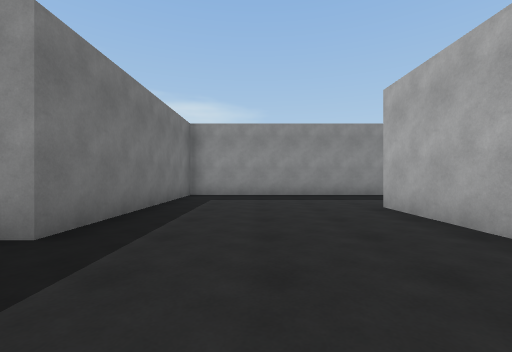
[1] (above)

21 first-person views from a walk through a scene from a Unity 3-D project. The camera is 1.2 m above the floor, looks level and sees 90° across. The floor is counted in squares, 2 m on a side. Each view is taken from the middle of a square. On the plan, view 1 faces up. The plan holds only what a view shows up to about 9 squares ahead; the rest is blank. The place goes on beyond the plan. The player character is not drawn.

[2]
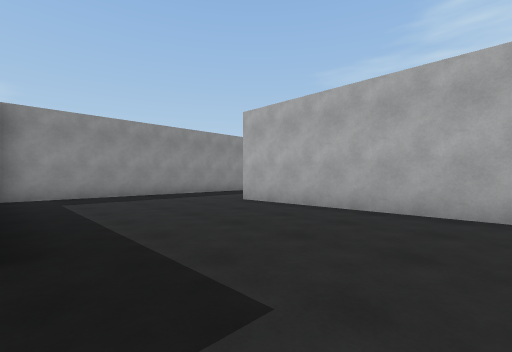

[3]
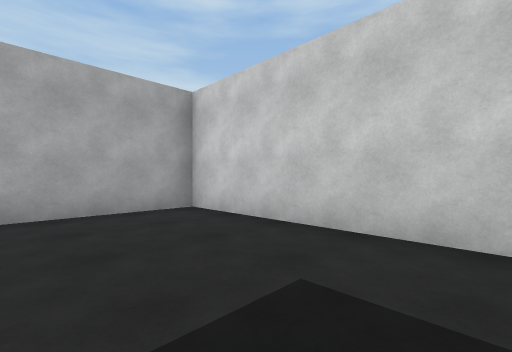

[4]
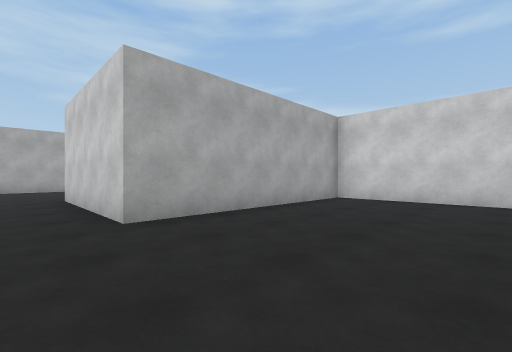

[5]
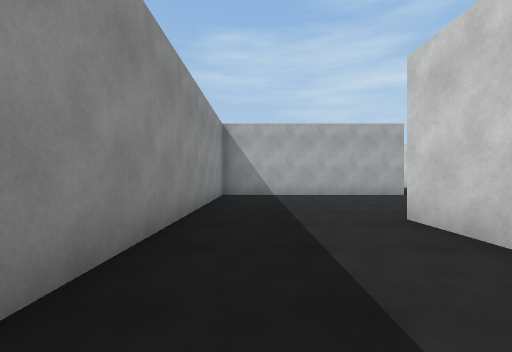

[6]
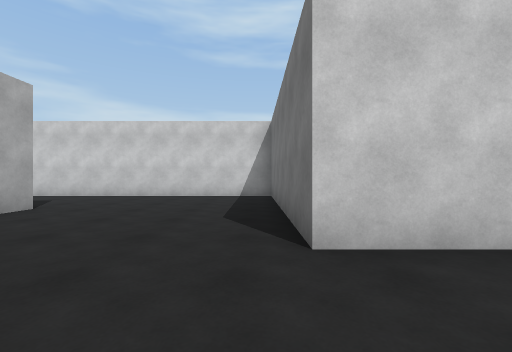

[7]
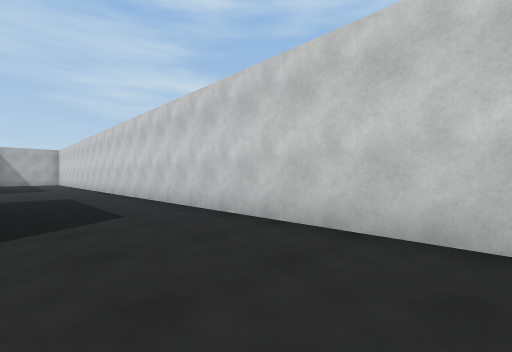

[8]
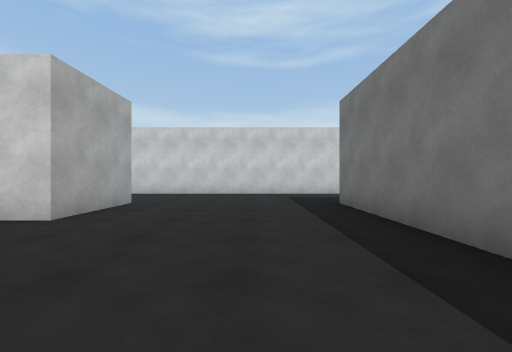

[9]
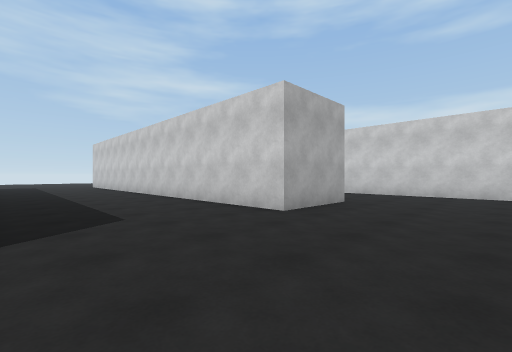

[10]
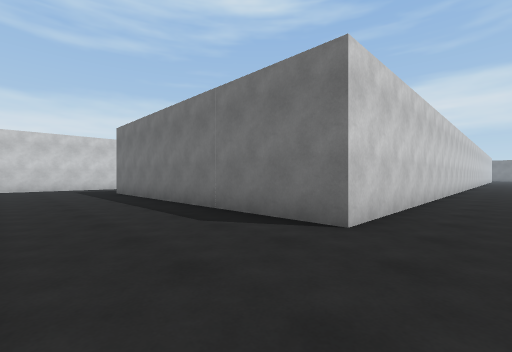

[11]
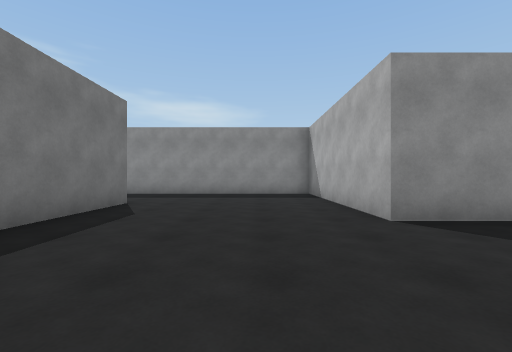

[12]
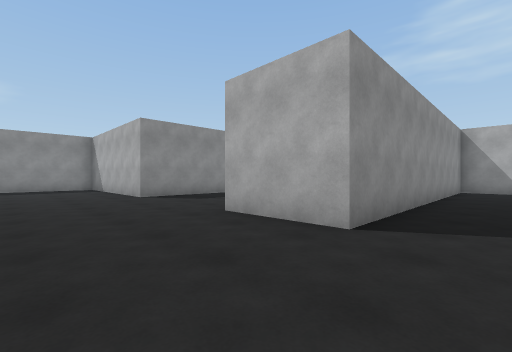

[13]
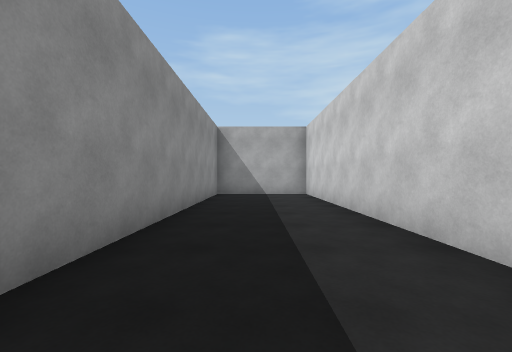

[14]
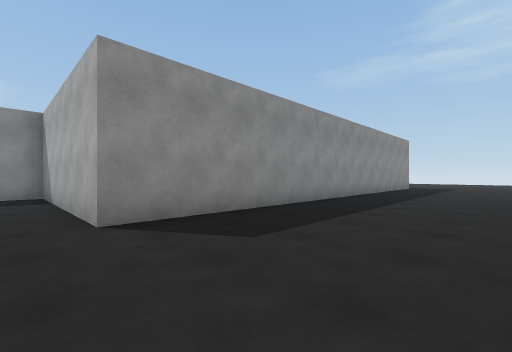

[15]
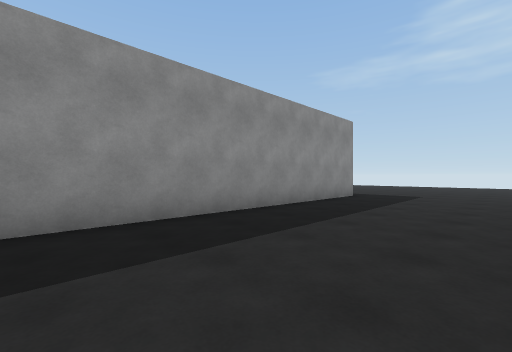

[16]
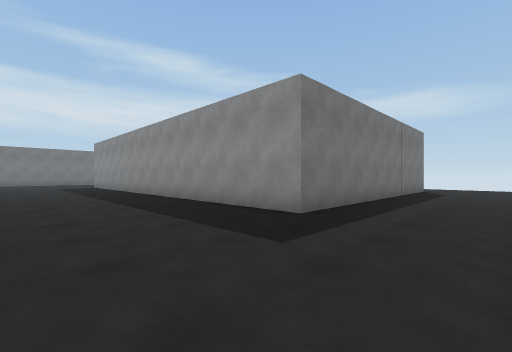

[17]
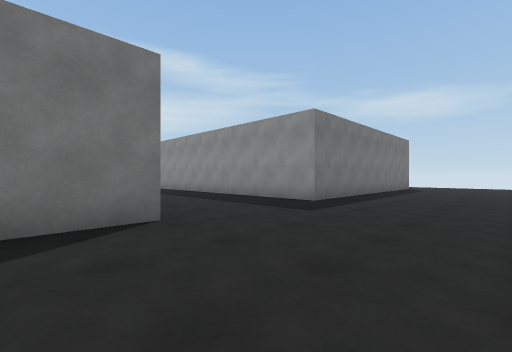

[18]
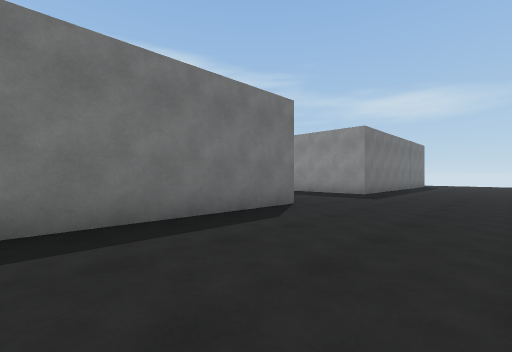

[19]
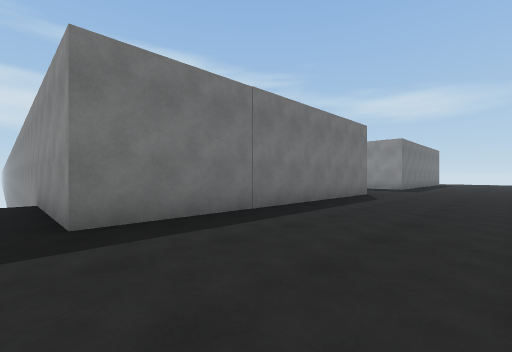

[20]
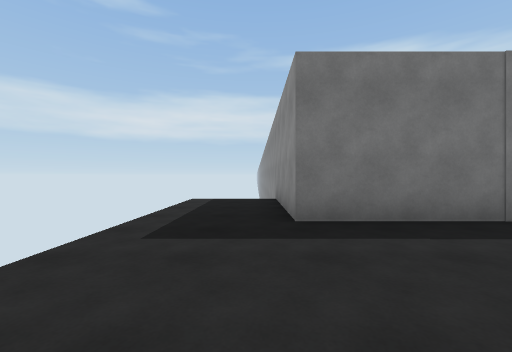

[21]
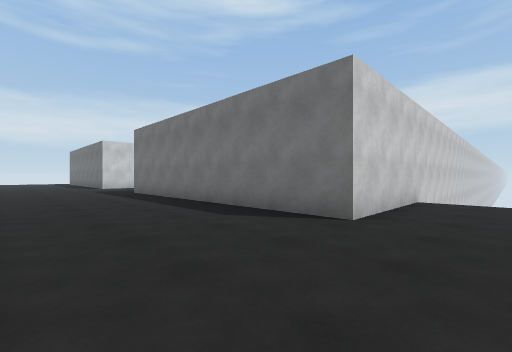

### Floor plan
Points are (right, up) in squares from view 1. A wall is a line through its corners. A room is listed if a view was taken in it or the views show most of it. See-through windows are left out.
Room 1 (views 1, 2, 3, 4)
walls: (-2, -0.7) (2.4, -0.7) (2.4, 4.9); (2.4, 8.1) (-2.1, 8.1) (-2.1, 2.3) (-2.5, 2.3)
ways out: opening at (2, 6.5) to room 2
Room 2 (views 5, 6, 7, 8, 9, 10, 11, 12, 13, 14, 15, 16, 17, 18, 19, 20, 21)
walls: (11.1, 2.2) (11.1, 8.1) (2.4, 8.1); (32.6, 4.6) (32.6, -3.5) (28.4, -3.5); (28.1, 16.5) (32.6, 16.5) (32.6, 8.4) (19.8, 8.4) (19.8, 13.7) (13.6, 13.7); (6.8, 10.7) (15.2, 10.7) (15.2, 2.4); (6.5, -0.7) (28.5, -0.7) (28.5, 2.3) (19.8, 2.3) (19.8, 4.5) (26.2, 4.5); (2.4, 4.9) (6.5, 4.9) (6.5, -0.4)
ways out: opening at (2, 6.5) to room 1

Where each view was taken, in squares from view 1:
view 1: 0 up, 0 right, facing up
view 2: 0 up, 2 left, facing up-right
view 3: 2 up, 2 left, facing down-right
view 4: 6 up, 1 left, facing down-right
view 5: 7 up, 3 right, facing right
view 6: 7 up, 7 right, facing down
view 7: 2 up, 8 right, facing down-right
view 8: 8 up, 17 right, facing down
view 9: 8 up, 17 right, facing down-right
view 10: 12 up, 18 right, facing down-left
view 11: 5 up, 18 right, facing up
view 12: 1 up, 17 right, facing up-right
view 13: 1 up, 20 right, facing right
view 14: 5 up, 19 right, facing up-right
view 15: 5 up, 25 right, facing up-right
view 16: 5 up, 35 right, facing up-left
view 17: 3 up, 36 right, facing up-left
view 18: 0 up, 36 right, facing up-left
view 19: 4 down, 36 right, facing up-left
view 20: 4 down, 36 right, facing left
view 21: 18 up, 36 right, facing down-left
